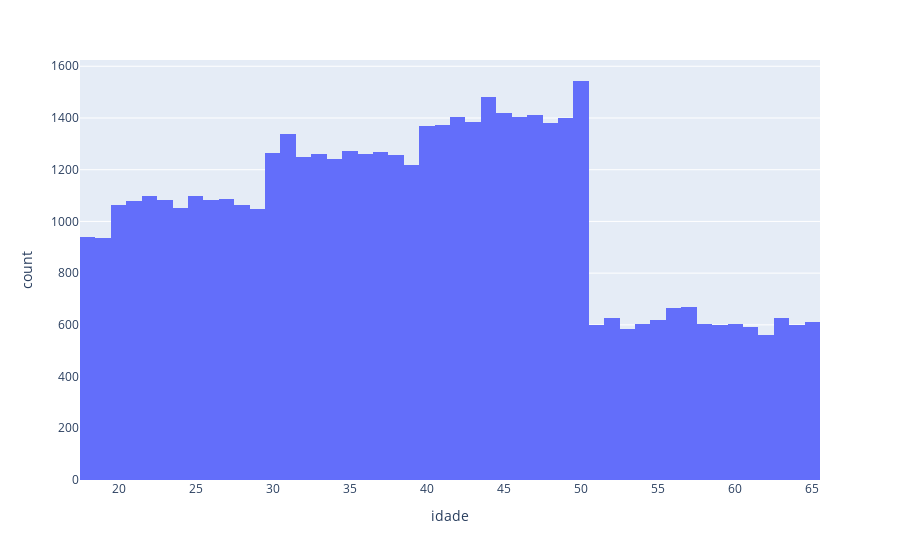

The notebook cell saved with this chart:
### Code cell
import plotly.express as px

grafico = px.histogram(tabela, x="idade")

grafico.show()

### Figure 1 — Plotly figure (JSON) as saved in the notebook; plotly's stock layout.template omitted (floating-point values rounded to 4 significant figures; data arrays with more than 128 entries replaced by an {"elided": "..."} marker saying what was removed)
{"data": [{"alignmentgroup": "True", "bingroup": "x", "hovertemplate": "idade=%{x}<br>count=%{y}<extra></extra>", "legendgroup": "", "marker": {"color": "#636efa", "pattern": {"shape": ""}}, "name": "", "offsetgroup": "", "orientation": "v", "showlegend": false, "type": "histogram", "x": {"elided": "49996 int values"}, "xaxis": "x", "yaxis": "y"}], "layout": {"barmode": "relative", "legend": {"tracegroupgap": 0}, "margin": {"t": 60}, "xaxis": {"anchor": "y", "domain": [0, 1], "title": {"text": "idade"}}, "yaxis": {"anchor": "x", "domain": [0, 1], "title": {"text": "count"}}}}
